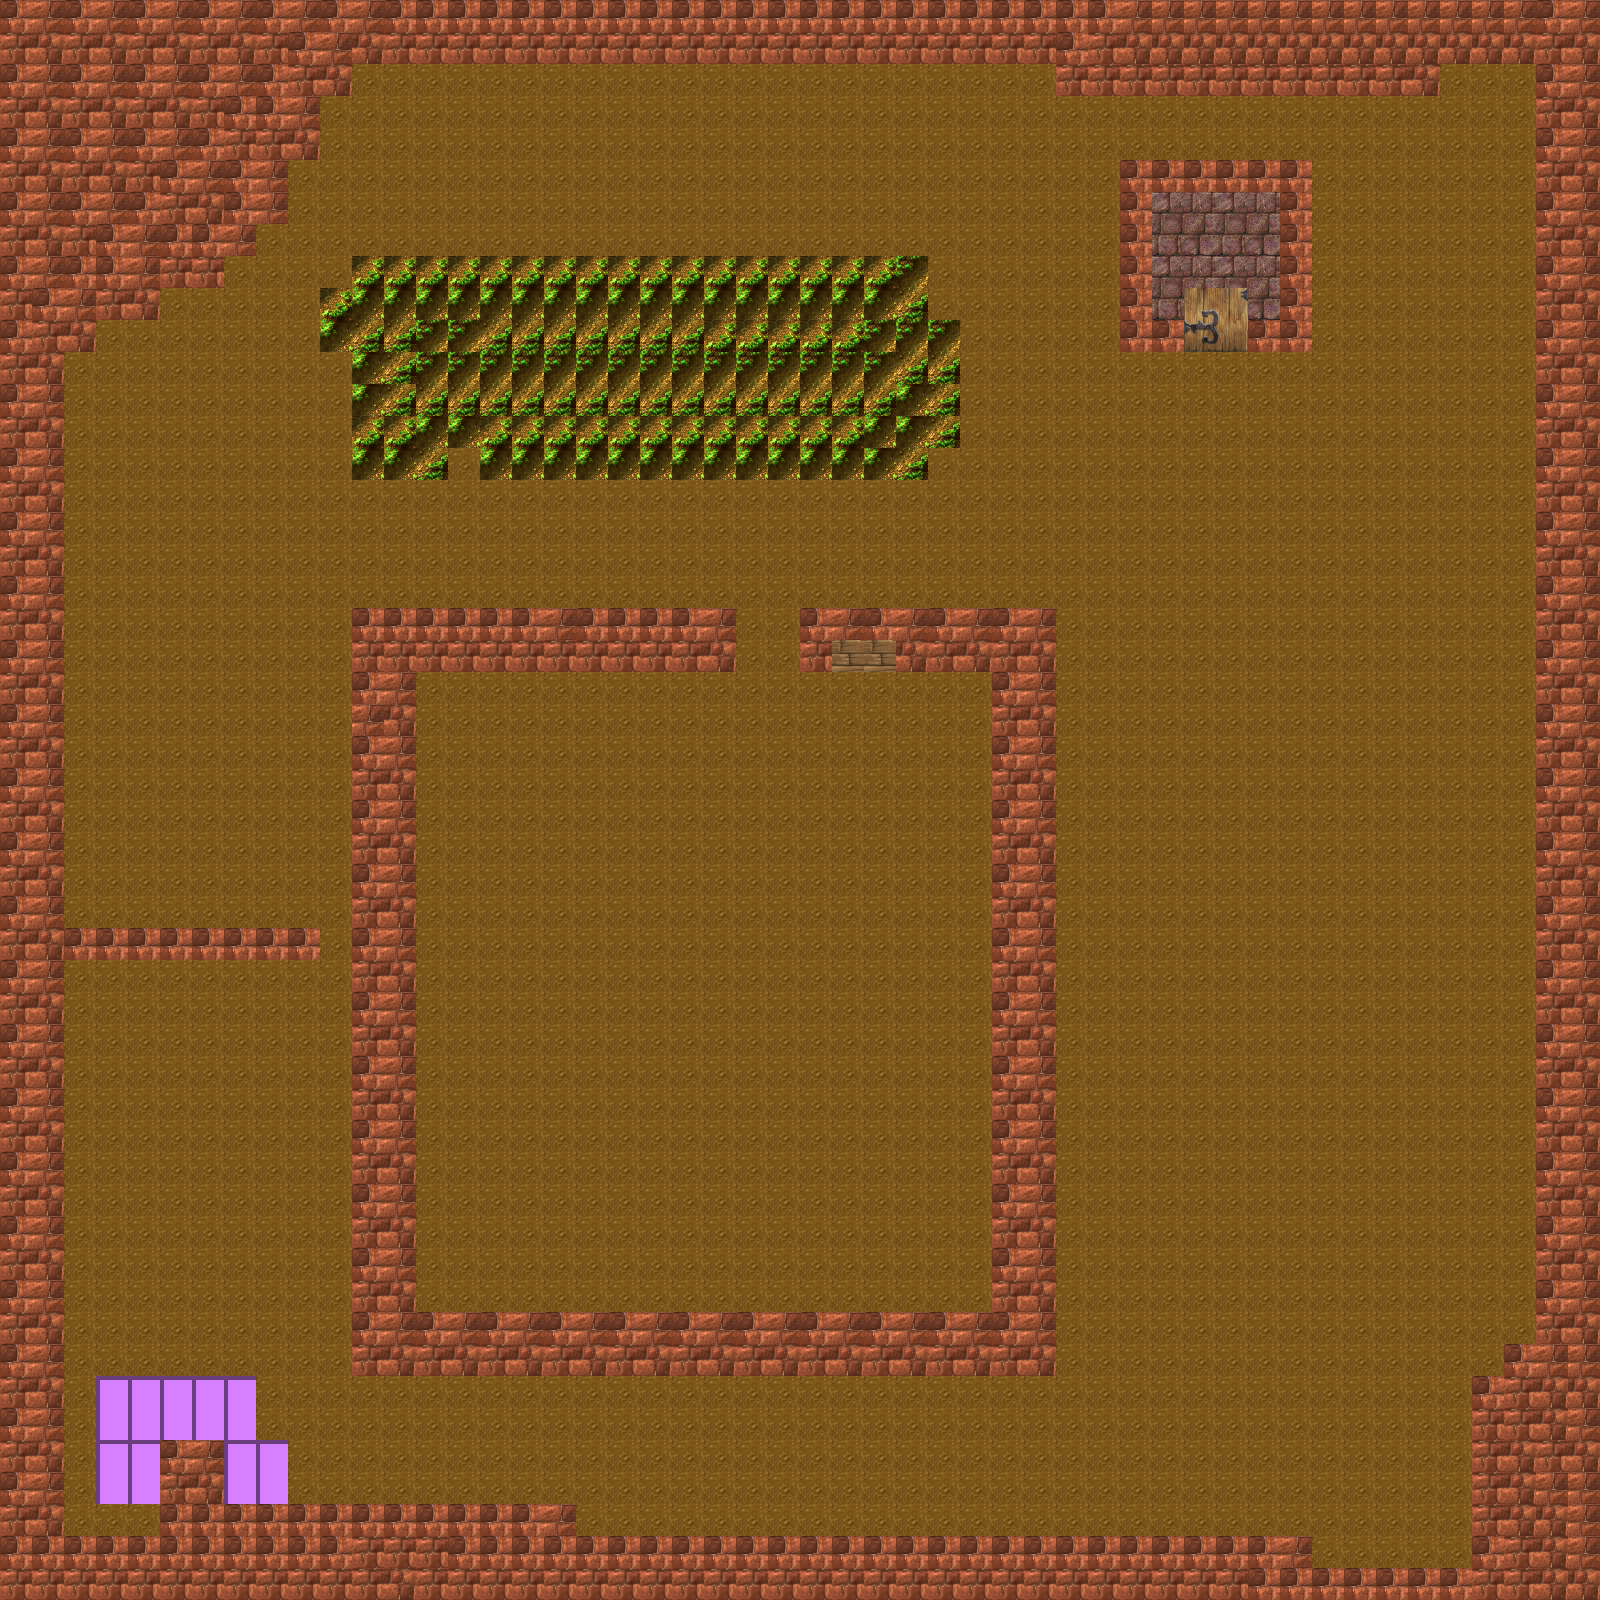

Rendered tile map (Tiled .tmx) drawn with the repository's tilesets; below, a short description and the map source with its tile grids summarised:
An orthogonal 50x50 tile map with 32x32 px tiles, 1 tile layer (Tile Layer 1).

<map version="1.4" tiledversion="1.4.3" orientation="orthogonal" renderorder="right-down" compressionlevel="0" width="50" height="50" tilewidth="32" tileheight="32" infinite="0" nextlayerid="4" nextobjectid="1">
 <tileset firstgid="1" name="terrain" tilewidth="32" tileheight="32" tilecount="1024" columns="32">
  <image source="terrain.png" width="1024" height="1024" />
  <tile id="14">
   <properties>
    <property name="collision" value="" />
   </properties>
  </tile>
  <tile id="15">
   <properties>
    <property name="collision" value="" />
   </properties>
  </tile>
  <tile id="46">
   <properties>
    <property name="collision" value="" />
   </properties>
  </tile>
  <tile id="47">
   <properties>
    <property name="collision" value="" />
   </properties>
  </tile>
  <tile id="322">
   <properties>
    <property name="door" value="" />
   </properties>
  </tile>
  <tile id="323">
   <properties>
    <property name="door" value="" />
   </properties>
  </tile>
  <tile id="332">
   <properties>
    <property name="grass" value="" />
   </properties>
  </tile>
  <tile id="333">
   <properties>
    <property name="grass" value="" />
   </properties>
  </tile>
  <tile id="354">
   <properties>
    <property name="door" value="" />
   </properties>
  </tile>
  <tile id="355">
   <properties>
    <property name="door" value="" />
   </properties>
  </tile>
  <tile id="364">
   <properties>
    <property name="grass" value="" />
   </properties>
  </tile>
  <tile id="365">
   <properties>
    <property name="grass" value="" />
   </properties>
  </tile>
  <tile id="386">
   <properties>
    <property name="door" value="" />
   </properties>
  </tile>
  <tile id="387">
   <properties>
    <property name="door" value="" />
   </properties>
  </tile>
  <tile id="418">
   <properties>
    <property name="door" value="" />
   </properties>
  </tile>
  <tile id="419">
   <properties>
    <property name="door" value="" />
   </properties>
  </tile>
 </tileset>
 <layer id="1" name="Tile Layer 1" width="50" height="50">
  <data>[2500 cells, 2500 non-empty, 20 distinct tile ids]</data>
 </layer>
</map>
